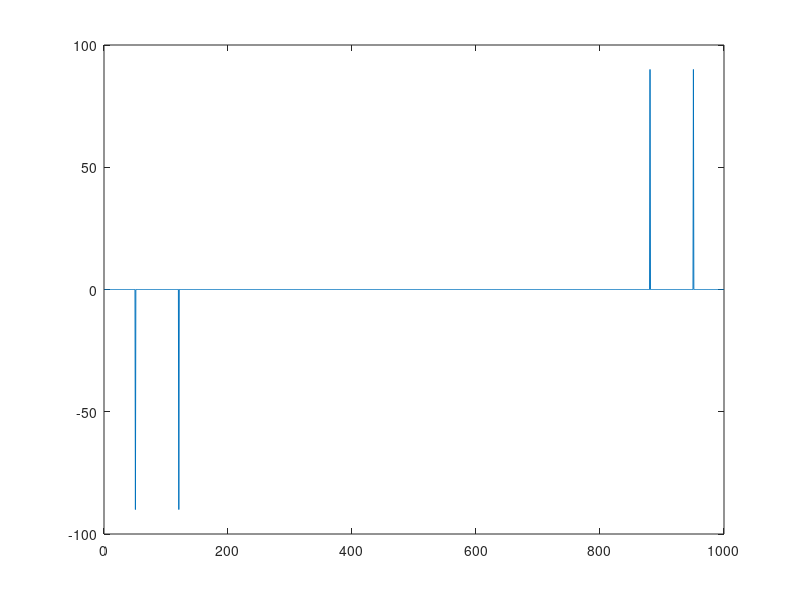

Here is the MATLAB script that generated this plot:
Fs = 1000;            % Sampling frequency                    
T = 1/Fs;             % Sampling period       
L = 1500;             % Length of signal
t = (0:L-1)*T;        % Time vector
 
f = Fs*(1:L)/L;
S = 0.7*sin(2*pi*50*t) + sin(2*pi*120*t);
Y = fft(S);
% A=abs(Y);
% plot(A);

X2=Y;%store the FFT results in another array
%detect noise (very small numbers (eps)) and ignore them
threshold = max(abs(Y))/10000; %tolerance threshold
X2(abs(X2)<threshold) = 0; %maskout values that are below the threshold
phase=atan2(imag(X2),real(X2))*180/pi; %phase information
plot(f,phase); %phase vs frequencies

  
% y=zeros(1,L);
% % y=y+1e-15i;
% 
% a=abs(Y(76));
% b=Y(181);
% 
% y(76)=a*0.7071+a*0.7071i;
% y(181)=0+b*i;
% y(1321)=y(181);
% y(1426)=y(76);
% B=ifft(y);
% plot( real(B));
% hold on;
% plot(S);
% 
% 
% 
% 
% 
